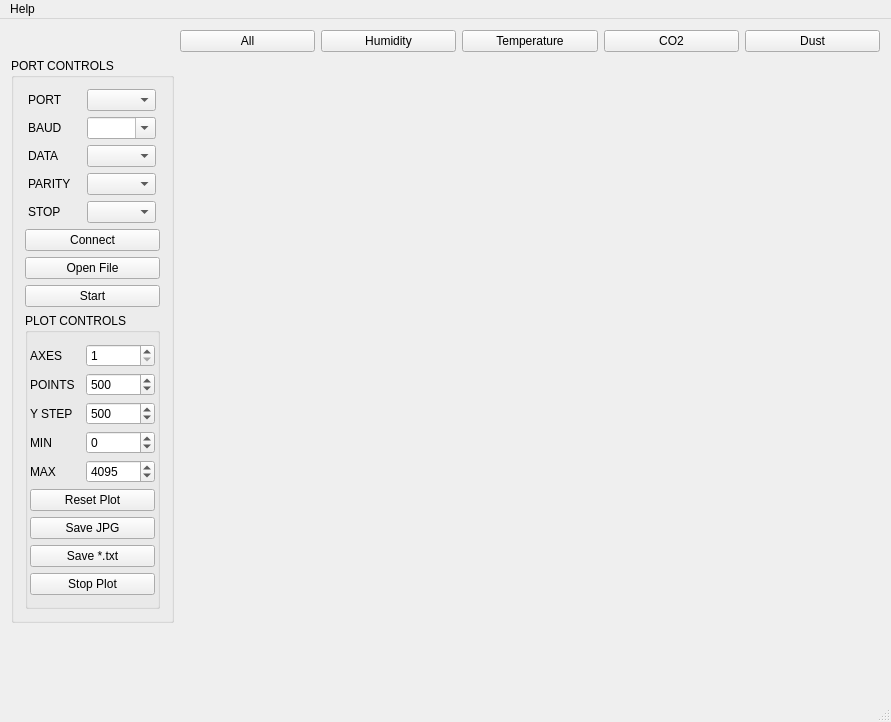
<?xml version="1.0" encoding="UTF-8"?>
<ui version="4.0">
 <class>MainWindow</class>
 <widget class="QMainWindow" name="MainWindow">
  <property name="geometry">
   <rect>
    <x>0</x>
    <y>0</y>
    <width>891</width>
    <height>722</height>
   </rect>
  </property>
  <property name="minimumSize">
   <size>
    <width>840</width>
    <height>620</height>
   </size>
  </property>
  <property name="windowTitle">
   <string>MainWindow</string>
  </property>
  <widget class="QWidget" name="centralWidget">
   <layout class="QGridLayout" name="gridLayout_3">
    <item row="11" column="0">
     <layout class="QVBoxLayout" name="controlsLayout">
      <item>
       <widget class="QGroupBox" name="PortControlsBox">
        <property name="title">
         <string>PORT CONTROLS</string>
        </property>
        <property name="flat">
         <bool>false</bool>
        </property>
        <property name="checkable">
         <bool>false</bool>
        </property>
        <layout class="QGridLayout" name="gridLayout">
         <item row="2" column="0">
          <widget class="QPushButton" name="StartStopReadFileBtn">
           <property name="text">
            <string>Start</string>
           </property>
          </widget>
         </item>
         <item row="1" column="0">
          <widget class="QPushButton" name="OpenCloseFileBtn">
           <property name="text">
            <string>Open File</string>
           </property>
          </widget>
         </item>
         <item row="0" column="0">
          <layout class="QVBoxLayout" name="verticalLayout_3">
           <item>
            <layout class="QHBoxLayout" name="horizontalLayout">
             <item>
              <widget class="QLabel" name="labelPort">
               <property name="maximumSize">
                <size>
                 <width>50</width>
                 <height>16777215</height>
                </size>
               </property>
               <property name="text">
                <string>PORT</string>
               </property>
              </widget>
             </item>
             <item>
              <widget class="QComboBox" name="comboPort">
               <property name="sizePolicy">
                <sizepolicy hsizetype="Fixed" vsizetype="Fixed">
                 <horstretch>0</horstretch>
                 <verstretch>0</verstretch>
                </sizepolicy>
               </property>
               <property name="minimumSize">
                <size>
                 <width>69</width>
                 <height>0</height>
                </size>
               </property>
               <property name="maximumSize">
                <size>
                 <width>69</width>
                 <height>16777215</height>
                </size>
               </property>
              </widget>
             </item>
            </layout>
           </item>
           <item>
            <layout class="QHBoxLayout" name="horizontalLayout_2">
             <item>
              <widget class="QLabel" name="labelBaud">
               <property name="maximumSize">
                <size>
                 <width>50</width>
                 <height>16777215</height>
                </size>
               </property>
               <property name="text">
                <string>BAUD</string>
               </property>
              </widget>
             </item>
             <item>
              <widget class="QComboBox" name="comboBaud">
               <property name="sizePolicy">
                <sizepolicy hsizetype="Fixed" vsizetype="Fixed">
                 <horstretch>0</horstretch>
                 <verstretch>0</verstretch>
                </sizepolicy>
               </property>
               <property name="minimumSize">
                <size>
                 <width>69</width>
                 <height>0</height>
                </size>
               </property>
               <property name="maximumSize">
                <size>
                 <width>69</width>
                 <height>16777215</height>
                </size>
               </property>
               <property name="editable">
                <bool>true</bool>
               </property>
              </widget>
             </item>
            </layout>
           </item>
           <item>
            <layout class="QHBoxLayout" name="horizontalLayout_3">
             <item>
              <widget class="QLabel" name="labelData">
               <property name="maximumSize">
                <size>
                 <width>50</width>
                 <height>16777215</height>
                </size>
               </property>
               <property name="text">
                <string>DATA</string>
               </property>
              </widget>
             </item>
             <item>
              <widget class="QComboBox" name="comboData">
               <property name="sizePolicy">
                <sizepolicy hsizetype="Fixed" vsizetype="Fixed">
                 <horstretch>0</horstretch>
                 <verstretch>0</verstretch>
                </sizepolicy>
               </property>
               <property name="minimumSize">
                <size>
                 <width>69</width>
                 <height>0</height>
                </size>
               </property>
               <property name="maximumSize">
                <size>
                 <width>69</width>
                 <height>16777215</height>
                </size>
               </property>
              </widget>
             </item>
            </layout>
           </item>
           <item>
            <layout class="QHBoxLayout" name="horizontalLayout_4">
             <item>
              <widget class="QLabel" name="labelParity">
               <property name="maximumSize">
                <size>
                 <width>50</width>
                 <height>16777215</height>
                </size>
               </property>
               <property name="text">
                <string>PARITY</string>
               </property>
              </widget>
             </item>
             <item>
              <widget class="QComboBox" name="comboParity">
               <property name="sizePolicy">
                <sizepolicy hsizetype="Fixed" vsizetype="Fixed">
                 <horstretch>0</horstretch>
                 <verstretch>0</verstretch>
                </sizepolicy>
               </property>
               <property name="minimumSize">
                <size>
                 <width>69</width>
                 <height>0</height>
                </size>
               </property>
               <property name="maximumSize">
                <size>
                 <width>69</width>
                 <height>16777215</height>
                </size>
               </property>
              </widget>
             </item>
            </layout>
           </item>
           <item>
            <layout class="QHBoxLayout" name="horizontalLayout_5">
             <item>
              <widget class="QLabel" name="labelStop">
               <property name="maximumSize">
                <size>
                 <width>50</width>
                 <height>16777215</height>
                </size>
               </property>
               <property name="text">
                <string>STOP</string>
               </property>
              </widget>
             </item>
             <item>
              <widget class="QComboBox" name="comboStop">
               <property name="sizePolicy">
                <sizepolicy hsizetype="Fixed" vsizetype="Fixed">
                 <horstretch>0</horstretch>
                 <verstretch>0</verstretch>
                </sizepolicy>
               </property>
               <property name="minimumSize">
                <size>
                 <width>69</width>
                 <height>0</height>
                </size>
               </property>
               <property name="maximumSize">
                <size>
                 <width>69</width>
                 <height>16777215</height>
                </size>
               </property>
              </widget>
             </item>
            </layout>
           </item>
           <item>
            <widget class="QPushButton" name="connectButton">
             <property name="minimumSize">
              <size>
               <width>0</width>
               <height>0</height>
              </size>
             </property>
             <property name="maximumSize">
              <size>
               <width>16777215</width>
               <height>16777215</height>
              </size>
             </property>
             <property name="text">
              <string>Connect</string>
             </property>
            </widget>
           </item>
          </layout>
         </item>
         <item row="3" column="0">
          <widget class="QGroupBox" name="PlotControlsBox">
           <property name="title">
            <string>PLOT CONTROLS</string>
           </property>
           <layout class="QGridLayout" name="gridLayout_2">
            <property name="leftMargin">
             <number>2</number>
            </property>
            <property name="rightMargin">
             <number>2</number>
            </property>
            <item row="0" column="0">
             <layout class="QVBoxLayout" name="plotControlsLayout">
              <item>
               <layout class="QHBoxLayout" name="horizontalLayout_6">
                <item>
                 <widget class="QLabel" name="labelAxes">
                  <property name="minimumSize">
                   <size>
                    <width>0</width>
                    <height>0</height>
                   </size>
                  </property>
                  <property name="maximumSize">
                   <size>
                    <width>50</width>
                    <height>16777215</height>
                   </size>
                  </property>
                  <property name="text">
                   <string>AXES</string>
                  </property>
                 </widget>
                </item>
                <item>
                 <widget class="QSpinBox" name="comboAxes">
                  <property name="sizePolicy">
                   <sizepolicy hsizetype="Minimum" vsizetype="Fixed">
                    <horstretch>0</horstretch>
                    <verstretch>0</verstretch>
                   </sizepolicy>
                  </property>
                  <property name="minimumSize">
                   <size>
                    <width>69</width>
                    <height>0</height>
                   </size>
                  </property>
                  <property name="maximumSize">
                   <size>
                    <width>69</width>
                    <height>16777215</height>
                   </size>
                  </property>
                  <property name="minimum">
                   <number>1</number>
                  </property>
                  <property name="maximum">
                   <number>50</number>
                  </property>
                 </widget>
                </item>
               </layout>
              </item>
              <item>
               <layout class="QHBoxLayout" name="horizontalLayout_10">
                <item>
                 <widget class="QLabel" name="pointsLabel">
                  <property name="minimumSize">
                   <size>
                    <width>50</width>
                    <height>0</height>
                   </size>
                  </property>
                  <property name="maximumSize">
                   <size>
                    <width>50</width>
                    <height>16777215</height>
                   </size>
                  </property>
                  <property name="text">
                   <string>POINTS</string>
                  </property>
                 </widget>
                </item>
                <item>
                 <widget class="QSpinBox" name="spinPoints">
                  <property name="minimumSize">
                   <size>
                    <width>69</width>
                    <height>0</height>
                   </size>
                  </property>
                  <property name="maximumSize">
                   <size>
                    <width>69</width>
                    <height>16777215</height>
                   </size>
                  </property>
                  <property name="minimum">
                   <number>10</number>
                  </property>
                  <property name="maximum">
                   <number>1000</number>
                  </property>
                  <property name="value">
                   <number>500</number>
                  </property>
                 </widget>
                </item>
               </layout>
              </item>
              <item>
               <layout class="QHBoxLayout" name="horizontalLayout_9">
                <item>
                 <widget class="QLabel" name="labelYStep">
                  <property name="minimumSize">
                   <size>
                    <width>50</width>
                    <height>0</height>
                   </size>
                  </property>
                  <property name="maximumSize">
                   <size>
                    <width>50</width>
                    <height>16777215</height>
                   </size>
                  </property>
                  <property name="text">
                   <string>Y STEP</string>
                  </property>
                 </widget>
                </item>
                <item>
                 <widget class="QSpinBox" name="spinYStep">
                  <property name="minimumSize">
                   <size>
                    <width>69</width>
                    <height>0</height>
                   </size>
                  </property>
                  <property name="maximumSize">
                   <size>
                    <width>69</width>
                    <height>16777215</height>
                   </size>
                  </property>
                  <property name="minimum">
                   <number>1</number>
                  </property>
                  <property name="maximum">
                   <number>10000</number>
                  </property>
                  <property name="singleStep">
                   <number>10</number>
                  </property>
                  <property name="value">
                   <number>500</number>
                  </property>
                 </widget>
                </item>
               </layout>
              </item>
              <item>
               <layout class="QHBoxLayout" name="horizontalLayout_7">
                <item>
                 <widget class="QLabel" name="label">
                  <property name="minimumSize">
                   <size>
                    <width>50</width>
                    <height>0</height>
                   </size>
                  </property>
                  <property name="maximumSize">
                   <size>
                    <width>50</width>
                    <height>16777215</height>
                   </size>
                  </property>
                  <property name="text">
                   <string>MIN</string>
                  </property>
                 </widget>
                </item>
                <item>
                 <widget class="QSpinBox" name="spinAxesMin">
                  <property name="minimumSize">
                   <size>
                    <width>69</width>
                    <height>0</height>
                   </size>
                  </property>
                  <property name="maximumSize">
                   <size>
                    <width>69</width>
                    <height>16777215</height>
                   </size>
                  </property>
                  <property name="minimum">
                   <number>-65536</number>
                  </property>
                  <property name="maximum">
                   <number>65536</number>
                  </property>
                  <property name="singleStep">
                   <number>10</number>
                  </property>
                 </widget>
                </item>
               </layout>
              </item>
              <item>
               <layout class="QHBoxLayout" name="horizontalLayout_8">
                <item>
                 <widget class="QLabel" name="label_2">
                  <property name="minimumSize">
                   <size>
                    <width>50</width>
                    <height>0</height>
                   </size>
                  </property>
                  <property name="maximumSize">
                   <size>
                    <width>50</width>
                    <height>16777215</height>
                   </size>
                  </property>
                  <property name="text">
                   <string>MAX</string>
                  </property>
                 </widget>
                </item>
                <item>
                 <widget class="QSpinBox" name="spinAxesMax">
                  <property name="minimumSize">
                   <size>
                    <width>69</width>
                    <height>0</height>
                   </size>
                  </property>
                  <property name="maximumSize">
                   <size>
                    <width>69</width>
                    <height>16777215</height>
                   </size>
                  </property>
                  <property name="minimum">
                   <number>-65536</number>
                  </property>
                  <property name="maximum">
                   <number>65536</number>
                  </property>
                  <property name="singleStep">
                   <number>10</number>
                  </property>
                  <property name="value">
                   <number>4095</number>
                  </property>
                 </widget>
                </item>
               </layout>
              </item>
              <item>
               <widget class="QPushButton" name="resetPlotButton">
                <property name="text">
                 <string>Reset Plot</string>
                </property>
               </widget>
              </item>
              <item>
               <widget class="QPushButton" name="saveJPGButton">
                <property name="text">
                 <string>Save JPG</string>
                </property>
               </widget>
              </item>
              <item>
               <widget class="QPushButton" name="pushButton_4">
                <property name="text">
                 <string>Save *.txt</string>
                </property>
               </widget>
              </item>
              <item>
               <widget class="QPushButton" name="stopPlotButton">
                <property name="minimumSize">
                 <size>
                  <width>0</width>
                  <height>0</height>
                 </size>
                </property>
                <property name="maximumSize">
                 <size>
                  <width>16777215</width>
                  <height>16777215</height>
                 </size>
                </property>
                <property name="text">
                 <string>Stop Plot</string>
                </property>
               </widget>
              </item>
             </layout>
            </item>
           </layout>
          </widget>
         </item>
        </layout>
       </widget>
      </item>
      <item>
       <spacer name="verticalSpacer_2">
        <property name="orientation">
         <enum>Qt::Vertical</enum>
        </property>
        <property name="sizeHint" stdset="0">
         <size>
          <width>20</width>
          <height>40</height>
         </size>
        </property>
       </spacer>
      </item>
      <item>
       <spacer name="verticalSpacer_3">
        <property name="orientation">
         <enum>Qt::Vertical</enum>
        </property>
        <property name="sizeHint" stdset="0">
         <size>
          <width>20</width>
          <height>40</height>
         </size>
        </property>
       </spacer>
      </item>
      <item>
       <spacer name="verticalSpacer">
        <property name="orientation">
         <enum>Qt::Vertical</enum>
        </property>
        <property name="sizeHint" stdset="0">
         <size>
          <width>20</width>
          <height>40</height>
         </size>
        </property>
       </spacer>
      </item>
     </layout>
    </item>
    <item row="11" column="2">
     <layout class="QVBoxLayout" name="verticalLayout_2">
      <item>
       <widget class="QCustomPlot" name="plot" native="true"/>
      </item>
      <item>
       <spacer name="horizontalSpacer">
        <property name="orientation">
         <enum>Qt::Horizontal</enum>
        </property>
        <property name="sizeHint" stdset="0">
         <size>
          <width>675</width>
          <height>1</height>
         </size>
        </property>
       </spacer>
      </item>
     </layout>
    </item>
    <item row="2" column="2">
     <layout class="QGridLayout" name="gridLayout_5">
      <item row="0" column="4">
       <widget class="QPushButton" name="dustButton">
        <property name="text">
         <string>Dust</string>
        </property>
       </widget>
      </item>
      <item row="0" column="3">
       <widget class="QPushButton" name="gasButton">
        <property name="text">
         <string>CO2</string>
        </property>
       </widget>
      </item>
      <item row="0" column="2">
       <widget class="QPushButton" name="temperatureButton">
        <property name="text">
         <string>Temperature</string>
        </property>
       </widget>
      </item>
      <item row="0" column="1">
       <widget class="QPushButton" name="humidityButton">
        <property name="text">
         <string>Humidity</string>
        </property>
       </widget>
      </item>
      <item row="0" column="0">
       <widget class="QPushButton" name="allButton">
        <property name="text">
         <string>All</string>
        </property>
       </widget>
      </item>
     </layout>
    </item>
   </layout>
  </widget>
  <widget class="QStatusBar" name="statusBar"/>
  <widget class="QMenuBar" name="menuBar">
   <property name="geometry">
    <rect>
     <x>0</x>
     <y>0</y>
     <width>891</width>
     <height>21</height>
    </rect>
   </property>
   <widget class="QMenu" name="menuHelo">
    <property name="title">
     <string>Help</string>
    </property>
    <addaction name="actionHow_to_use"/>
   </widget>
   <addaction name="menuHelo"/>
  </widget>
  <action name="actionHow_to_use">
   <property name="text">
    <string>How to use </string>
   </property>
  </action>
 </widget>
 <layoutdefault spacing="6" margin="11"/>
 <customwidgets>
  <customwidget>
   <class>QCustomPlot</class>
   <extends>QWidget</extends>
   <header location="global">qcustomplot.h</header>
   <container>1</container>
  </customwidget>
 </customwidgets>
 <resources/>
 <connections/>
</ui>
